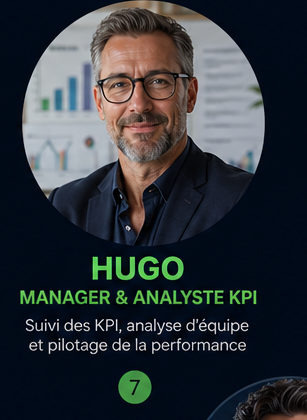
#> input picture assistimmo-decoupes/07-hugo.png, 307 x 420 px, given in place of ChatGPT Image 25 avr. 2026 à 12_40_03.png, which was not available
$ python _decoupe.py
#> lines starting #> are read from the running program, lines starting #| are printed output that depends on the picture
"""Découpe la grille Assistimmo en avatars individuels."""
from PIL import Image
from pathlib import Path

SRC = Path(__file__).parent.parent.parent / "ChatGPT Image 25 avr. 2026 à 12_40_03.png"
OUT = Path(__file__).parent

im = Image.open(SRC)
#> im is the input picture: PIL image 307x420 RGB; mean R, G, B 47, 52.5, 58.1
W, H = im.size  # 1536 x 1024
#> W = 307; H = 420

# 2 rangées de 5, puis Oscar en bas full-width
people_rows = [
    # (filename, x0, y0, x1, y1)
    # Row 1
    ("01-tom.png",     0,    0,  307,  440),
    ("02-nora.png",  307,    0,  614,  440),
    ("03-sarah.png", 614,    0,  922,  440),
    ("04-emma.png",  922,    0, 1229,  440),
    ("05-stella.png",1229,   0, 1536,  440),
    # Row 2
    ("06-franck.png",   0,  440,  307,  860),
    ("07-hugo.png",   307,  440,  614,  860),
    ("08-ines.png",   614,  440,  922,  860),
    ("09-gabriel.png",922,  440, 1229,  860),
    ("10-lea.png",   1229,  440, 1536,  860),
    # Oscar bottom row, layout horizontal -> on prend large
    ("11-oscar.png",  300,  870, 1236, 1024),
]

for name, x0, y0, x1, y1 in people_rows:
    crop = im.crop((x0, y0, x1, y1))
    crop.save(OUT / name)
    print(f"OK {name} ({x1-x0}x{y1-y0})")
#> this loop made 11 passes
#> pass 1, `crop = im.crop((x0, y0, x1, y1))`:
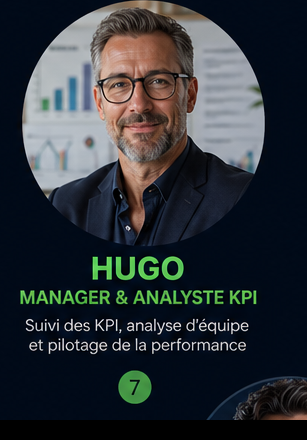
#> crop: PIL image 307x440 RGB; mean R, G, B 44.8, 50.1, 55.5
#> after the loop: crop: PIL image 936x154 RGB; every value is 0

$ run again, on assistimmo-decoupes/08-ines.png
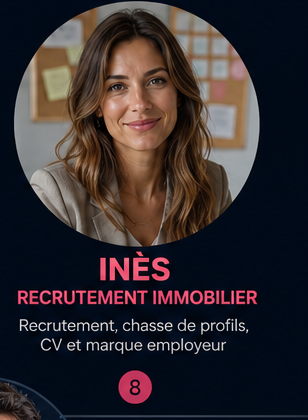
#> input picture assistimmo-decoupes/08-ines.png, 308 x 420 px, given in place of ChatGPT Image 25 avr. 2026 à 12_40_03.png, which was not available
#> im is the input picture: PIL image 308x420 RGB; mean R, G, B 50.2, 43.6, 47.1
#> the loop `for name, x0, y0, x1, y1 in people_rows:` made 11 passes
#> pass 1, `crop = im.crop((x0, y0, x1, y1))`:
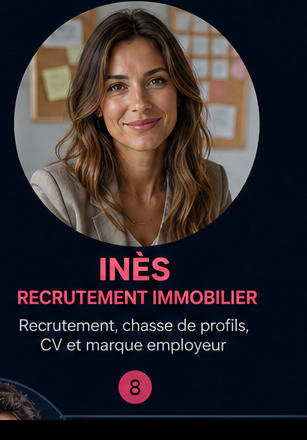
#> crop: PIL image 307x440 RGB; mean R, G, B 48.1, 41.7, 45.1
